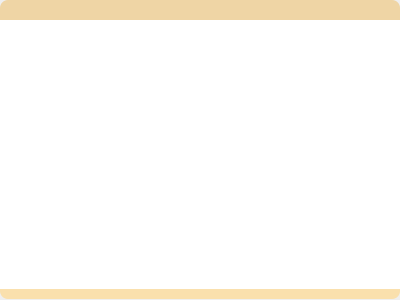
<?xml version="1.0" encoding="UTF-8"?>
<ui version="4.0">
 <class>stickyNote</class>
 <widget class="QWidget" name="stickyNote">
  <property name="geometry">
   <rect>
    <x>0</x>
    <y>0</y>
    <width>400</width>
    <height>300</height>
   </rect>
  </property>
  <property name="minimumSize">
   <size>
    <width>400</width>
    <height>300</height>
   </size>
  </property>
  <property name="maximumSize">
   <size>
    <width>400</width>
    <height>300</height>
   </size>
  </property>
  <property name="windowTitle">
   <string>Sticky Note</string>
  </property>
  <property name="windowIcon">
   <iconset>
    <normaloff>../icons/sticky-notes.png</normaloff>../icons/sticky-notes.png</iconset>
  </property>
  <property name="styleSheet">
   <string notr="true">#noteTitleFrame{
	background-color: rgb(239, 213, 165);
	border-top-right-radius: 8px;
	border-top-left-radius: 8px;
}

#noteMainFrame{
	background-color: #fae0ad;
	border-bottom-right-radius: 8px;
	border-bottom-left-radius: 8px;
}
</string>
  </property>
  <widget class="QFrame" name="noteTitleFrame">
   <property name="geometry">
    <rect>
     <x>0</x>
     <y>0</y>
     <width>400</width>
     <height>20</height>
    </rect>
   </property>
   <property name="frameShape">
    <enum>QFrame::StyledPanel</enum>
   </property>
   <property name="frameShadow">
    <enum>QFrame::Raised</enum>
   </property>
   <widget class="QPushButton" name="closeNote">
    <property name="geometry">
     <rect>
      <x>380</x>
      <y>0</y>
      <width>20</width>
      <height>20</height>
     </rect>
    </property>
    <property name="styleSheet">
     <string notr="true">QPushButton{
	border: none;
	border-top-right-radius: 8px;
}
QPushButton:hover{
	background-color: rgb(213, 190, 147);
}
</string>
    </property>
    <property name="text">
     <string/>
    </property>
    <property name="icon">
     <iconset>
      <normaloff>../icons/closebutton.png</normaloff>../icons/closebutton.png</iconset>
    </property>
   </widget>
   <widget class="QPushButton" name="minimizeNote">
    <property name="geometry">
     <rect>
      <x>360</x>
      <y>0</y>
      <width>20</width>
      <height>20</height>
     </rect>
    </property>
    <property name="styleSheet">
     <string notr="true">QPushButton{
	border: none;
}
QPushButton:hover{
	background-color: rgb(213, 190, 147);
}
</string>
    </property>
    <property name="text">
     <string/>
    </property>
    <property name="icon">
     <iconset>
      <normaloff>../icons/minimizebutton.png</normaloff>../icons/minimizebutton.png</iconset>
    </property>
    <property name="iconSize">
     <size>
      <width>10</width>
      <height>10</height>
     </size>
    </property>
   </widget>
   <widget class="QPushButton" name="pinNote">
    <property name="geometry">
     <rect>
      <x>0</x>
      <y>0</y>
      <width>20</width>
      <height>20</height>
     </rect>
    </property>
    <property name="styleSheet">
     <string notr="true">QPushButton{
	border: none;
	border-top-left-radius: 8px;
}
QPushButton:hover{
	background-color: rgb(213, 190, 147);
}
</string>
    </property>
    <property name="text">
     <string/>
    </property>
    <property name="icon">
     <iconset>
      <normaloff>../icons/pin-icon.png</normaloff>../icons/pin-icon.png</iconset>
    </property>
    <property name="iconSize">
     <size>
      <width>20</width>
      <height>20</height>
     </size>
    </property>
   </widget>
   <widget class="QPushButton" name="pickColor">
    <property name="geometry">
     <rect>
      <x>20</x>
      <y>0</y>
      <width>20</width>
      <height>20</height>
     </rect>
    </property>
    <property name="styleSheet">
     <string notr="true">QPushButton{
	border: none;
}
QPushButton:hover{
	background-color: rgb(213, 190, 147);
}
</string>
    </property>
    <property name="text">
     <string/>
    </property>
    <property name="icon">
     <iconset>
      <normaloff>../icons/paint-bucket.png</normaloff>../icons/paint-bucket.png</iconset>
    </property>
    <property name="iconSize">
     <size>
      <width>16</width>
      <height>16</height>
     </size>
    </property>
   </widget>
  </widget>
  <widget class="QFrame" name="noteMainFrame">
   <property name="geometry">
    <rect>
     <x>0</x>
     <y>19</y>
     <width>400</width>
     <height>280</height>
    </rect>
   </property>
   <property name="frameShape">
    <enum>QFrame::StyledPanel</enum>
   </property>
   <property name="frameShadow">
    <enum>QFrame::Raised</enum>
   </property>
   <widget class="QPushButton" name="clearNote">
    <property name="geometry">
     <rect>
      <x>380</x>
      <y>260</y>
      <width>20</width>
      <height>20</height>
     </rect>
    </property>
    <property name="styleSheet">
     <string notr="true">QPushButton{
	border: none;
	border-bottom-right-radius: 8px;
}
QPushButton:hover{
	background-color: rgb(213, 190, 147);
}
</string>
    </property>
    <property name="text">
     <string/>
    </property>
    <property name="icon">
     <iconset>
      <normaloff>../icons/clear-icon.png</normaloff>../icons/clear-icon.png</iconset>
    </property>
    <property name="iconSize">
     <size>
      <width>20</width>
      <height>20</height>
     </size>
    </property>
   </widget>
   <widget class="QPlainTextEdit" name="textBox">
    <property name="geometry">
     <rect>
      <x>0</x>
      <y>0</y>
      <width>400</width>
      <height>270</height>
     </rect>
    </property>
    <property name="sizePolicy">
     <sizepolicy hsizetype="Preferred" vsizetype="Preferred">
      <horstretch>0</horstretch>
      <verstretch>0</verstretch>
     </sizepolicy>
    </property>
    <property name="minimumSize">
     <size>
      <width>400</width>
      <height>270</height>
     </size>
    </property>
    <property name="maximumSize">
     <size>
      <width>400</width>
      <height>270</height>
     </size>
    </property>
    <property name="font">
     <font>
      <family>MV Boli</family>
      <pointsize>10</pointsize>
     </font>
    </property>
    <property name="styleSheet">
     <string notr="true">border-bottom-right-radius: 8px;
border-bottom-left-radius: 8px;
border: none;</string>
    </property>
    <property name="verticalScrollBarPolicy">
     <enum>Qt::ScrollBarAlwaysOff</enum>
    </property>
    <property name="horizontalScrollBarPolicy">
     <enum>Qt::ScrollBarAlwaysOff</enum>
    </property>
    <property name="sizeAdjustPolicy">
     <enum>QAbstractScrollArea::AdjustIgnored</enum>
    </property>
    <property name="lineWrapMode">
     <enum>QPlainTextEdit::NoWrap</enum>
    </property>
    <property name="maximumBlockCount">
     <number>0</number>
    </property>
   </widget>
   <zorder>textBox</zorder>
   <zorder>clearNote</zorder>
  </widget>
  <zorder>noteMainFrame</zorder>
  <zorder>noteTitleFrame</zorder>
 </widget>
 <resources/>
 <connections/>
</ui>
